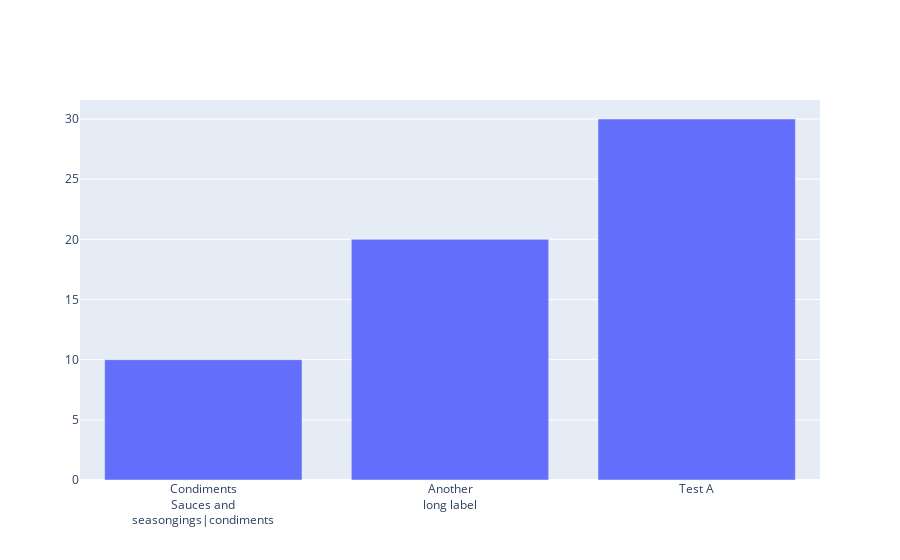

Notebook source saved alongside this figure:
### Code cell
def wrap_text(text, char_limit):
    words = text.split()
    wrapped_text = ""
    line = ""
    for word in words:
        if len(line + word) <= char_limit:
            line += word + " "
        else:
            wrapped_text += line.strip() + "<br>"
            line = word + " "
    wrapped_text += line.strip()
    return wrapped_text

# Example usage with Plotly
labels = ['Condiments Sauces and seasongings|condiments', 'Another long label', 'Test A']
wrapped_labels = [wrap_text(label, 10) for label in labels]

fig = go.Figure(go.Bar(x=wrapped_labels, y=[10, 20, 30]))
fig.show()

### Figure 1 — Plotly figure (JSON) as saved in the notebook; plotly's stock layout.template omitted (floating-point values rounded to 4 significant figures)
{"data": [{"type": "bar", "x": ["Condiments<br>Sauces and<br>seasongings|condiments", "Another<br>long label", "Test A"], "y": [10, 20, 30]}], "layout": {}}
